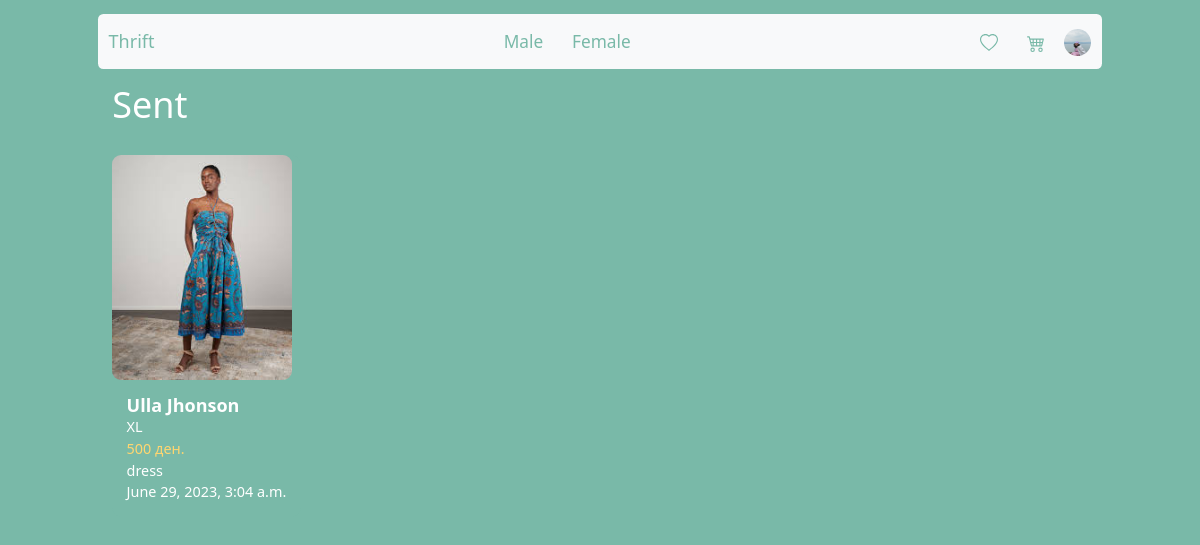
Page /sent_2 (signed in) on the committed database.
### Thrift/models.py (models this page shows, shortened)
class CustomUser(AbstractUser):
    image = models.ImageField(null=True, blank=True)
    groups = models.ManyToManyField(Group, related_name='custom_users', null=True, blank=True)
    user_permissions = models.ManyToManyField(Permission, related_name='custom_users', null=True, blank=True)

class Product(models.Model):
    user = models.ForeignKey(CustomUser, on_delete=models.CASCADE)
    price = models.PositiveIntegerField()
    conditionValues=[
        ('Лоша', 'Bad'),
        ('Средна', 'Average'),
        ('Добра', 'Good'),
        ('Одлична', 'Great')
    ]
    sizeValues=[
        ('XXS', 'Extra Extra Small'),
        ('XS', 'Extra Small'),
        ('S', 'Small'),
        ('M', 'Medium'),
        ('L', 'Large'),
        ('XL', 'Extra Large'),
        ('XXL', 'Extra Extra Large')
    ]
    condition = models.CharField(max_length=255,choices=conditionValues)
    size = models.CharField(max_length=255,choices=sizeValues)
    description = models.CharField(max_length=255)
    shop = models.CharField(max_length=255)
    typeClothes = [
        ('Фустан', 'Dress'),
        ('Панталони', 'Pants'),
        ('Блуза', 'Shirt'),
        ('Џемпер', 'Jumpers'),
        ('Јакна', 'Coat'),
        ('Фармерки', 'Jeans'),
        ('Аксесоари', 'Accessories'),
        ('Суќна', 'Skirt')
    ]
    type = models.CharField(max_length=255,choices=typeClothes)
    colors = models.ManyToManyField(Color, null=True, blank=True)
    genders=[
        ('M','Male'),
        ('F','Female')
    ]
    gender = models.CharField(max_length=255,choices=genders)
    sold = models.BooleanField(null=True,blank=True)
    sent = models.BooleanField(null=True,blank=True)
    date_sent=models.DateTimeField(auto_now=True)
    accepted = models.BooleanField(null=True,blank=True)
    date_accepted = models.DateTimeField(auto_now=True)

class ImageProd(models.Model):
    image=models.ImageField()
    product=models.ForeignKey(Product,on_delete=models.CASCADE,related_name='images')

### Thrift/views.py (the view)
# urls.py: path("sent_2", sent_2, name="sent_2"),
@login_required()
def sent_2(request):
    products = Product.objects.filter(user=request.user, sold=True, sent=True,accepted=False).all()
    context={'products':products}
    return render(request, 'sent_2.html',context)

### templates/sent_2.html
{% extends "base_generic.html" %}
{% block content %}
    <h1 class="m-3">Sent</h1>
<div class="card-deck">
            {% for product in products %}
                <a href="{% url 'product-details' product.id %}" style="text-decoration: none;color: inherit;">
                    <div class="card m-3"
                         style="flex-direction: column;display: inline-block;height:fit-content;border-width: 0px">
                        <img style="width: 200px;height: 250px" src="{{ product.images.first.image.url }}" class="card-img-top rounded-img" alt="Item 1">
                        <div class="card-body">
                            <h5 class="card-title m-0">{{ product.shop }}</h5>
                            <p class="card-text m-0">{{ product.size }}</p>
                            <p class="card-text card-price m-0">{{ product.price }} ден.</p>
                            <p class="card-text m-0">{{ product.description }}</p>
                            <p class="card-text m-0">{{ product.date_sent }}</p>
                        </div>
                    </div>
                </a>
            {% endfor %}
        </div>
{% endblock %}

### templates/base_generic.html (shortened to what this page needs)
<!DOCTYPE html>
<html>
<head>
  <link rel="stylesheet" href="https://cdnjs.cloudflare.com/ajax/libs/twitter-bootstrap/5.3.0/css/bootstrap.min.css">
</head>
<body>
  <div class="container">
      <nav class="navbar navbar-light bg-light menu rounded mt-3">
  <div class="container-fluid">
    <a class="navbar-brand" href="/index">Thrift</a>
        <ul class="nav justify-content-center">
        <li class="nav-item">
            <a class="nav-link active" style="font-size: larger" href="/male">Male</a>
        </li>
        <li class="nav-item">
            <a class="nav-link" style="font-size: larger" href="/female">Female</a>
        </li>
        </ul>
       {% if user.is_authenticated %}
            <ul class="nav justify-content-end">
                <li class="nav-item">
                    <a class="nav-link" href="/favorites"><span style="font-size: 1.2em;">
                    </span>
                    </a>
                </li>
                <li class="nav-item">
                    <a class="nav-link" href=/cart><span style="font-size: 1.2em;">
                    </span></a>
                </li>
            <li class="nav-item" style="padding-top: 8px;padding-left: 6px">
                <a href="{% url 'profile' user.id %}">
                    {% if user.image %}
                    <img class="rounded-circle"   width="30" height="30" alt="avatar1" src="{{ user.image.url }}" />
                    {% else %}
                        <img class="rounded-circle"   width="30" height="30" alt="avatar1" src="https://st3.depositphotos.com/6672868/13701/v/450/depositphotos_137014128-stock-illustration-user-profile-icon.jpg" />
                    {% endif %}
                        </a>
            </li>
            </ul>
       {% endif %}
    </div>
</nav>
    {% block content %}
    {% endblock %}
  </div>
</body>
</html>

### templates/base_generic.html (style rules this page uses)
body { background-color: #79b9a8; color: #fff; }
.menu { background-color: #fff; color: #79b9a8; }
.menu a { color: #79b9a8; }
.rounded-img { border-radius: 10px; }
.card { background-color: #79b9a8; color: #fff; border-radius: 10px; margin-bottom: 20px; }
.card-title { font-weight: bold; }
.card-price { color: #ffd670; }
@media only screen and (max-width: 1200px) { .card img { width: 40%; } }
.card { align-items: center; }
.card { flex-direction: row; }
html { zoom: 90%; }

### rows in the picture
CustomUser: image (picture)
Product: images.first.image (picture), shop "Ulla Jhonson", size "XL", price "500", description "dress", date_sent "June 29, 2023, 3:04 a.m."
